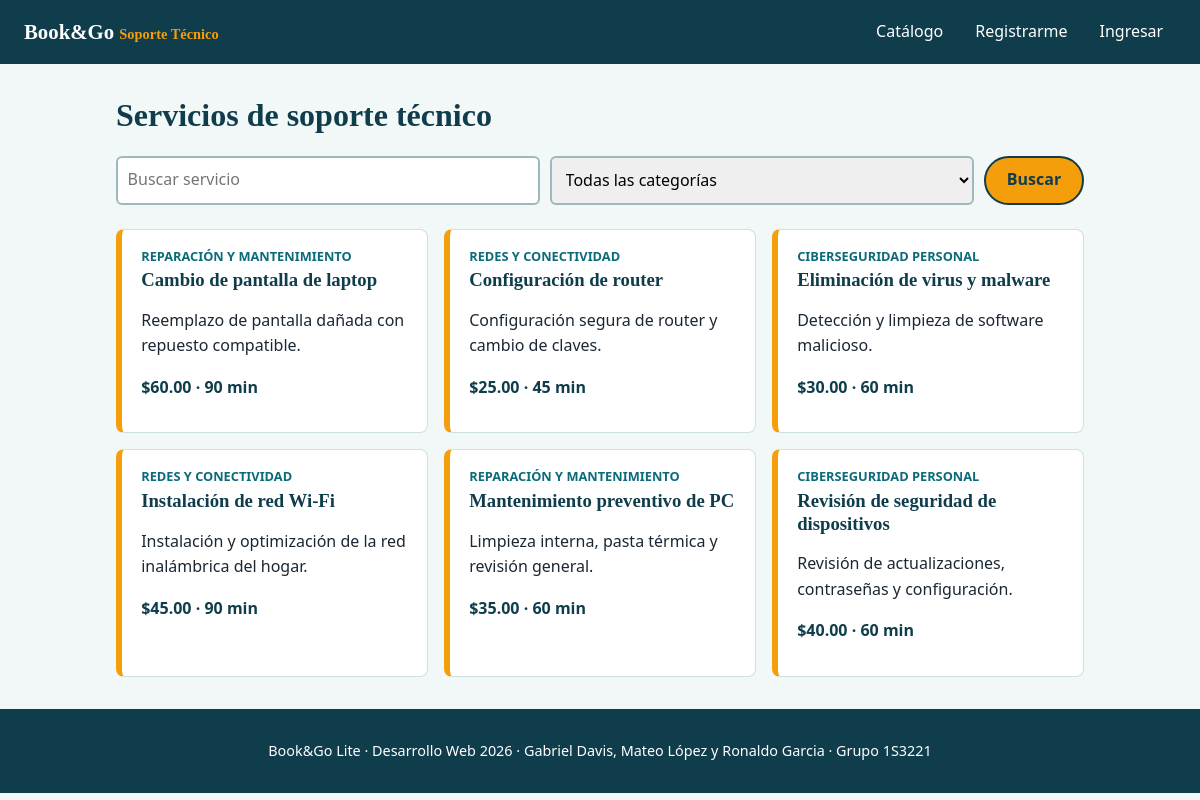
The page / on the database its author committed.
### tables this page shows
CREATE TABLE servicios (
  id_servicio INT AUTO_INCREMENT PRIMARY KEY,
  id_categoria INT NOT NULL,
  nombre VARCHAR(100) NOT NULL,
  descripcion TEXT,
  precio DECIMAL(8,2) NOT NULL CHECK (precio >= 0),
  duracion_min INT NOT NULL CHECK (duracion_min > 0),
  estado TINYINT NOT NULL DEFAULT 1,
  FOREIGN KEY (id_categoria) REFERENCES categorias(id_categoria)
);

CREATE TABLE categorias (
  id_categoria INT AUTO_INCREMENT PRIMARY KEY,
  nombre VARCHAR(80) NOT NULL UNIQUE,
  descripcion VARCHAR(255),
  estado TINYINT NOT NULL DEFAULT 1
);

### inc/init.php (called while the page is built, shortened)
<?php
$raiz = $raiz ?? "";
function e($texto)
{
    return htmlspecialchars((string)$texto, ENT_QUOTES, "UTF-8");
}
function usuario_actual()
{
    return $_SESSION["usuario"] ?? null;
}

### index.php (the view, shortened to what this page needs)
<?php
require "inc/init.php";
$q = trim($_GET["q"] ?? "");
$sql = "SELECT s.*, c.nombre AS categoria FROM servicios s
        JOIN categorias c ON c.id_categoria = s.id_categoria
        WHERE s.estado = 1 AND c.estado = 1";
$params = [];
$sql .= " ORDER BY s.nombre";
$stmt = $pdo->prepare($sql);
$stmt->execute($params);
$servicios = $stmt->fetchAll();
require "inc/header.php";
?>
<h1>Servicios de soporte técnico</h1>
<form method="get" action="index.php" class="filtros">
    <input type="text" name="q" value="<?= e($q) ?>" placeholder="Buscar servicio">
    <select name="categoria">
        <option value="0">Todas las categorías</option>
    </select>
    <button type="submit" class="boton">Buscar</button>
</form>
<?php if (!$servicios): ?>
    <p class="aviso">No se encontraron servicios.</p>
<?php else: ?>
    <div class="tarjetas">
        <?php foreach ($servicios as $s): ?>
            <article class="tarjeta">
                <p class="etiqueta"><?= e($s["categoria"]) ?></p>
                <h3><?= e($s["nombre"]) ?></h3>
                <p><?= e($s["descripcion"]) ?></p>
                <p class="precio">$<?= number_format($s["precio"], 2) ?> · <?= (int)$s["duracion_min"] ?> min</p>
            </article>
        <?php endforeach; ?>
    </div>
<?php endif; ?>
<?php require "inc/footer.php"; ?>

### inc/header.php (shortened to what this page needs)
<?php $u = usuario_actual(); ?>
<!DOCTYPE html>
<html lang="es">
<head>
    <link rel="stylesheet" href="<?= $raiz ?>css/estilos.css">
</head>
<body>
<header class="cab">
    <a class="logo" href="<?= $raiz ?>index.php">Book&amp;Go <span>Soporte Técnico</span></a>
    <nav>
        <a href="<?= $raiz ?>index.php">Catálogo</a>
        <?php if (!$u): ?>
            <a href="<?= $raiz ?>registro.php">Registrarme</a>
            <a href="<?= $raiz ?>login.php">Ingresar</a>
        <?php elseif ($u["rol"] === "ADMIN"): ?>
            <a href="<?= $raiz ?>admin/index.php">Panel</a>
            <a href="<?= $raiz ?>admin/categorias.php">Categorías</a>
            <a href="<?= $raiz ?>admin/servicios.php">Servicios</a>
        <?php else: ?>
            <a href="<?= $raiz ?>reservas.php">Mis reservas</a>
        <?php endif; ?>
    </nav>
</header>
<main>

### inc/footer.php
</main>
<footer class="pie">
    <p>Book&amp;Go Lite · Desarrollo Web 2026 · Gabriel Davis, Mateo López y Ronaldo Garcia · Grupo 1S3221</p>
</footer>
</body>
</html>

### css/estilos.css (style rules this page uses)
* { box-sizing: border-box; }
body { margin: 0; font-family: "Segoe UI", Arial, sans-serif; line-height: 1.6; color: #1b2733; background: #f2f7f7; }
h1, h2, h3 { font-family: Georgia, serif; color: #0f3d4c; line-height: 1.2; }
a { color: #0b6b7a; }
.cab { background: #0f3d4c; padding: 0.8rem 1.5rem; display: flex; flex-wrap: wrap; align-items: center; gap: 1rem; }
.logo { color: #fff; text-decoration: none; font: 700 1.3rem Georgia, serif; }
.logo span { color: #f59e0b; font-size: 0.9rem; }
.cab nav { margin-left: auto; display: flex; flex-wrap: wrap; align-items: center; gap: 0.4rem; }
.cab nav a, .cab .enlace { color: #fff; text-decoration: none; padding: 0.4rem 0.8rem; border-radius: 6px; }
main { max-width: 1000px; margin: 2rem auto; padding: 0 1rem; }
.boton { display: inline-block; background: #f59e0b; color: #0f3d4c; font: inherit; font-weight: 700; padding: 0.6rem 1.3rem; border: 2px solid #0f3d4c; border-radius: 999px; cursor: pointer; }
.filtros { display: flex; flex-wrap: wrap; gap: 0.6rem; margin-bottom: 1.5rem; }
.filtros input, .filtros select { flex: 1 1 200px; }
input, select { padding: 0.6rem; font: inherit; border: 2px solid #9fb8bd; border-radius: 6px; }
.tarjetas { display: grid; grid-template-columns: repeat(auto-fit, minmax(240px, 1fr)); gap: 1rem; }
.tarjeta { background: #fff; border: 1px solid #cfe0e3; border-left: 6px solid #f59e0b; border-radius: 8px; padding: 1rem 1.2rem; }
.tarjeta h3 { margin: 0.2rem 0 0.5rem; }
.etiqueta { margin: 0; font-size: 0.8rem; text-transform: uppercase; color: #0b6b7a; font-weight: 700; }
.precio { font-weight: 700; color: #0f3d4c; }
.pie { background: #0f3d4c; color: #fff; text-align: center; padding: 1rem; margin-top: 2rem; font-size: 0.9rem; }

### rows shown on the page
servicios: id_categoria.nombre "REPARACIÓN Y MANTENIMIENTO", nombre "Cambio de pantalla de laptop", descripcion "Reemplazo de pantalla dañada con repuesto compatible.", precio "60.00", duracion_min "90"
servicios: id_categoria.nombre "REDES Y CONECTIVIDAD", nombre "Configuración de router", descripcion "Configuración segura de router y cambio de claves.", precio "25.00", duracion_min "45"
servicios: id_categoria.nombre "CIBERSEGURIDAD PERSONAL", nombre "Eliminación de virus y malware", descripcion "Detección y limpieza de software malicioso.", precio "30.00", duracion_min "60"
servicios: id_categoria.nombre "REDES Y CONECTIVIDAD", nombre "Instalación de red Wi-Fi", descripcion "Instalación y optimización de la red inalámbrica del hogar.", precio "45.00", duracion_min "90"
servicios: id_categoria.nombre "REPARACIÓN Y MANTENIMIENTO", nombre "Mantenimiento preventivo de PC", descripcion "Limpieza interna, pasta térmica y revisión general.", precio "35.00", duracion_min "60"
servicios: id_categoria.nombre "CIBERSEGURIDAD PERSONAL", nombre "Revisión de seguridad de dispositivos", descripcion "Revisión de actualizaciones, contraseñas y configuración.", precio "40.00", duracion_min "60"
